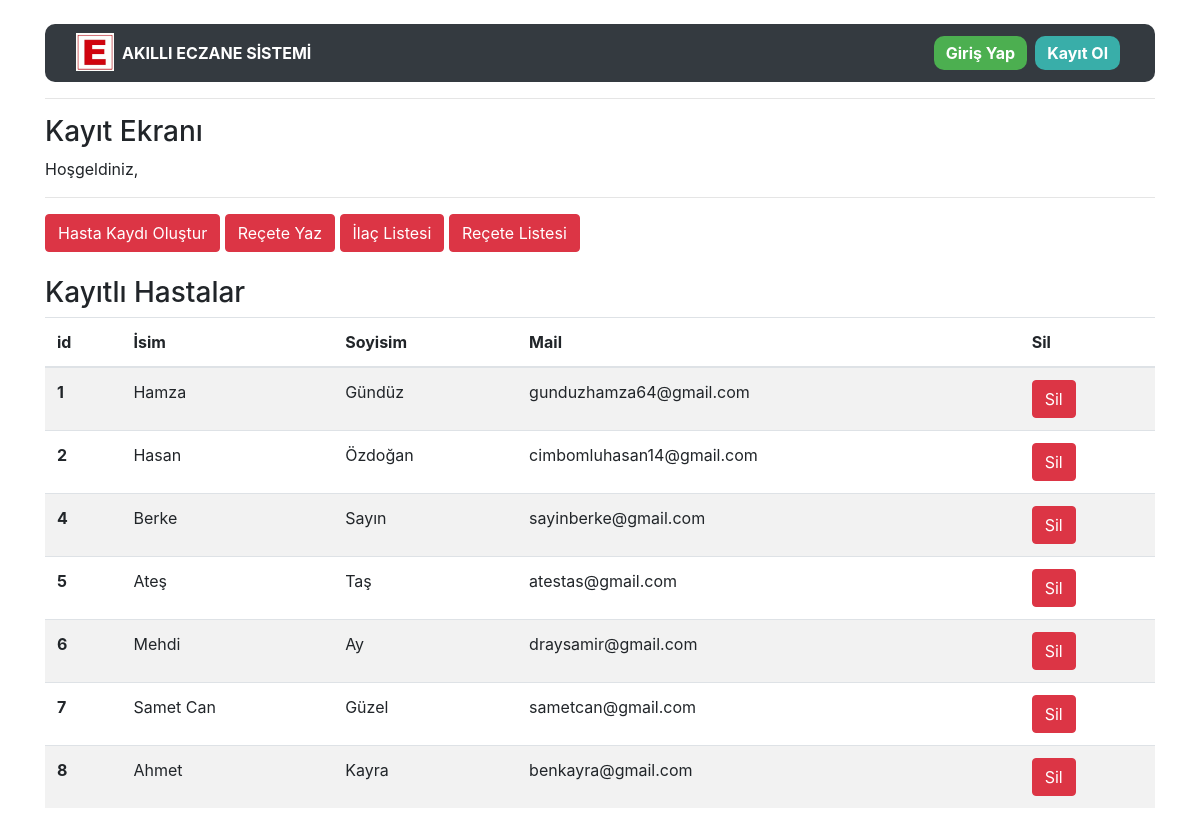
Page /medicines/dashboard/ on the earlier database version.
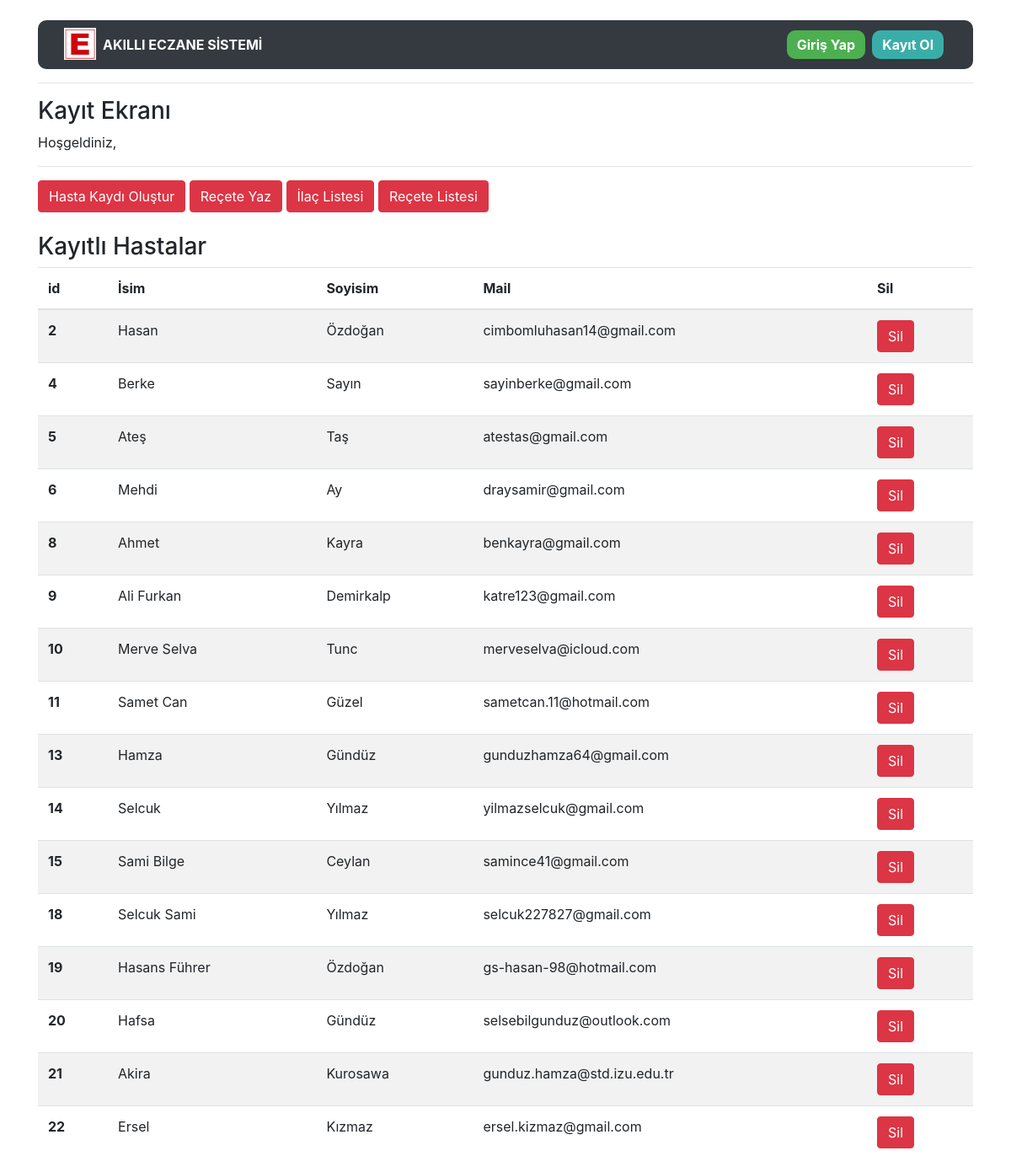
Same page on the later database version.
### medicine/models.py (models this page shows, shortened)
class Patient(models.Model):
    first_name=models.CharField(max_length=30,verbose_name="İsim")
    last_name = models.CharField(max_length=30,verbose_name="Soyisim")
    mail=models.EmailField(max_length=50,verbose_name="Mail")
    created_date=models.DateTimeField(auto_now=True,verbose_name="Oluşturulma Tarihi")

### medicine/views.py (the view)
# urls.py: path('dashboard/', views.dashboard, name = 'dashboard'),
def dashboard(request):
    medicines = Patient.objects.all()
    context={
        "medicines":medicines
    }
    return render(request,"dashboard.html",context)

### templates/dashboard.html
{% extends "layout.html" %}
{% block body %}
<h3>Kayıt Ekranı</h3>
<span>Hoşgeldiniz, <small>{{request.user.username}}</small></span>
<hr>
<span>
<a class="btn btn-danger" href="/medicines/addpatient">Hasta Kaydı Oluştur</a>
</span>
<span><a class="btn btn-danger" href="/medicines/receteolustur">Reçete Yaz</a></span>
<span><a class="btn btn-danger" href="/medicines/ilaclistesi">İlaç Listesi</a></span>
<span><a class="btn btn-danger" href="/medicines/recetelistesi">Reçete Listesi</a></span>
<br><br>
<h3>Kayıtlı Hastalar</h3>
{% if medicines %}
<table class="table table-striped">
  <thead>
    <tr>
      <th scope="col">id</th>
      <th scope="col">İsim</th>
      <th scope="col">Soyisim</th>
      <th scope="col">Mail</th>
      <th scope="col">Sil</th>
    </tr>
  </thead>
  <tbody>
  {% for i in medicines %}
  <tr>
      <th scope="row">{{i.id}}</th>
      <td>{{i.first_name}}</td>
      <td>{{i.last_name}}</td>
      <td>{{i.mail}}</td>
      <td><a href="/articles/delete/{{article.id}}" class="btn btn-danger">Sil</a></td>
    </tr>
  {% endfor %}
  </tbody>
</table>
{% else %}
<div class="alert alert-danger">Herhangi bir hasta kaydı bulunmuyor!!!</div>
{% endif %}
{% endblock body %}

### templates/layout.html (shortened to what this page needs)
<!DOCTYPE html>
<html lang="en">
<head>
    <link rel="stylesheet" href="https://cdn.jsdelivr.net/npm/bootstrap@4.0.0/dist/css/bootstrap.min.css">
    <link rel="stylesheet" href="/static/css/style.css">
</head>
<body>
<div id = "deneme" class = "container"> <br>
    {% include 'includes/navbar.html' %}
    <hr>
    {% block body%}
    {% endblock body%}
</div>
</body>
</html>

### templates/includes/navbar.html (shortened to what this page needs)
{% load static %}
<nav class="navbar navbar-expand-lg navbar-dark bg-dark" style="border-radius: 10px;">
    <div class="container-fluid">
        <div class="collapse navbar-collapse" id="navbarCollapse">
            <div class="navbar-nav mr-auto">
            <img src="{% static 'img/eczane.png' %}" width="38" height="38" title="akıllıeczane"/>
                <a href="/" class="nav-item nav-link active"><b>AKILLI ECZANE SİSTEMİ</b></a>
            </div>
            <ul class="navbar-nav ml-auto">
                {% if request.user.is_authenticated %}
                <li class="nav-item nav-link active">Hoşgeldiniz, <b>{{request.user.username}}</b></li>
                <li class="nav-item active"><a href="/medicines/dashboard"><button class="button button4"><b>Kontrol Paneli</b></button></a></li>
                <li class="nav-item active"><a href="/user/logout"><button class="button button2"><b>Çıkış Yap</b></button></a></li>
                {% else %}
                <li class="nav-item active"><a href="/user/login"><button class="button button1"><b>Giriş Yap</b></button></a></li>
                <li class="nav-item active"><a href="/user/register"><button class="button button3"><b>Kayıt Ol</b></button></a></li>
                {% endif %}
            </ul>
        </div>
    </div>
</nav>

### static/css/style.css (style rules this page uses)
button { padding: 5px 12px; text-align: center; text-decoration: none; display: inline-block; font-size: 16px; margin: 4px; transition-duration: 0.4s; cursor: pointer; border-radius: 10px; }
.button1 { background-color: #4CAF50; color: white; border: 1px #4CAF50; }
.button3 { background-color: #39AEA9; color: white; border: 1px blue; }

Differences in the rows shown:
removed Patient: id "1", first_name "Hamza", last_name "Gündüz", mail "gunduzhamza64@gmail.com"
removed Patient: id "7", first_name "Samet Can", last_name "Güzel", mail "sametcan@gmail.com"
added Patient: id "9", first_name "Ali Furkan", last_name "Demirkalp", mail "katre123@gmail.com"
added Patient: id "10", first_name "Merve Selva", last_name "Tunc", mail "merveselva@icloud.com"
added Patient: id "11", first_name "Samet Can", last_name "Güzel", mail "sametcan.11@hotmail.com"
added Patient: id "13", first_name "Hamza", last_name "Gündüz", mail "gunduzhamza64@gmail.com"
added Patient: id "14", first_name "Selcuk", last_name "Yılmaz", mail "yilmazselcuk@gmail.com"
added Patient: id "15", first_name "Sami Bilge", last_name "Ceylan", mail "samince41@gmail.com"
added Patient: id "18", first_name "Selcuk Sami", last_name "Yılmaz", mail "selcuk227827@gmail.com"
added Patient: id "19", first_name "Hasans Führer", last_name "Özdoğan", mail "gs-hasan-98@hotmail.com"
added Patient: id "20", first_name "Hafsa", last_name "Gündüz", mail "selsebilgunduz@outlook.com"
added Patient: id "21", first_name "Akira", last_name "Kurosawa", mail "gunduz.hamza@std.izu.edu.tr"
added Patient: id "22", first_name "Ersel", last_name "Kızmaz", mail "ersel.kizmaz@gmail.com"
